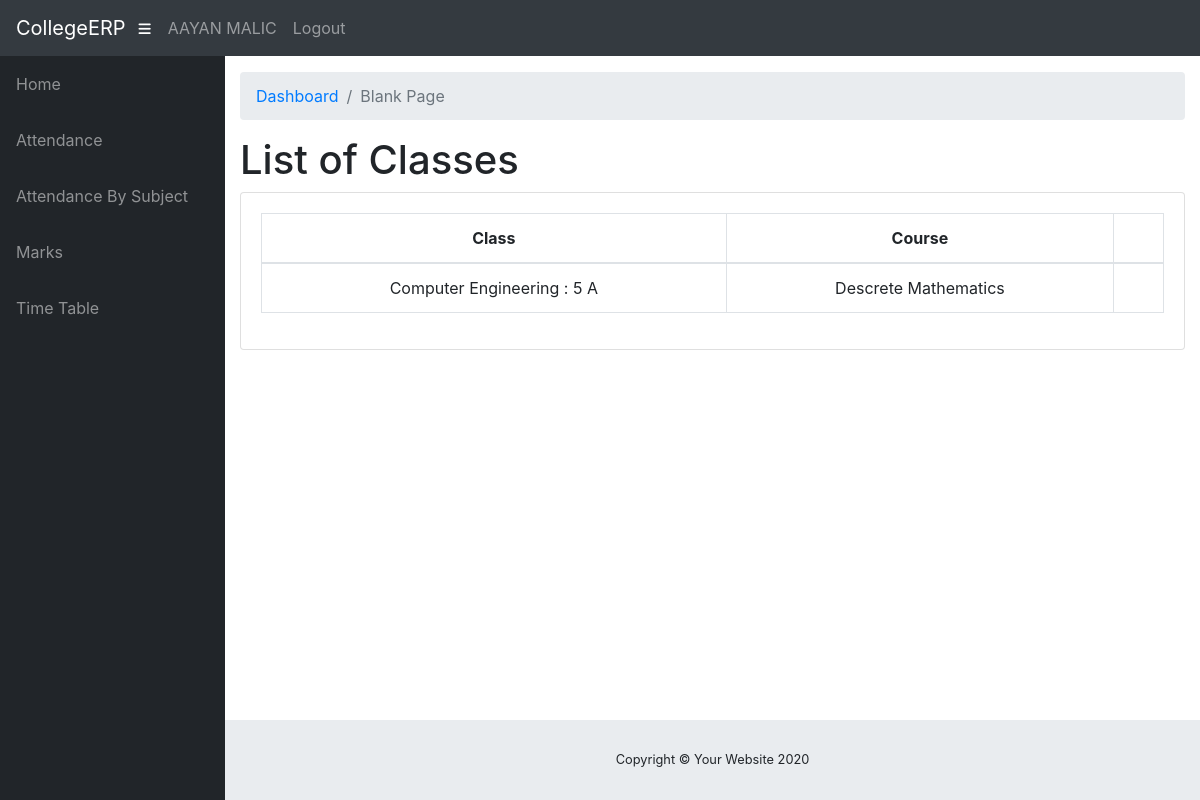
Screenshot of /teacher/CS_02/40/Classes/ (signed in) with the database file from the repository.
### info/models.py (models this page shows, shortened)
class User(AbstractUser):
    @property
    def is_student(self):
        if hasattr(self, 'student'):
            return True
        return False

class Student(models.Model):
    user = models.OneToOneField(User, on_delete=models.CASCADE, null=True)
    class_id = models.ForeignKey(Class, on_delete=models.CASCADE, default=1)
    USN = models.CharField(primary_key='True', max_length=100)
    name = models.CharField(max_length=200)
    sex = models.CharField(max_length=50, choices=sex_choice, default='Male')
    DOB = models.DateField(default='1998-01-01')

class Assign(models.Model):
    class_id = models.ForeignKey(Class, on_delete=models.CASCADE)
    course = models.ForeignKey(Course, on_delete=models.CASCADE)
    teacher = models.ForeignKey(Teacher, on_delete=models.CASCADE)
    class Meta:
        unique_together = (('course', 'class_id', 'teacher'),)

class Class(models.Model):
    id = models.CharField(primary_key='True', max_length=100)
    dept = models.ForeignKey(Dept, on_delete=models.CASCADE)
    section = models.CharField(max_length=100)
    sem = models.IntegerField()
    class Meta:
        verbose_name_plural = 'classes'
    def __str__(self):
        d = Dept.objects.get(name=self.dept)
        return '%s : %d %s' % (d.name, self.sem, self.section)

class Dept(models.Model):
    id = models.CharField(primary_key='True', max_length=100)
    name = models.CharField(max_length=200)
    def __str__(self):
        return self.name

class Course(models.Model):
    dept = models.ForeignKey(Dept, on_delete=models.CASCADE)
    id = models.CharField(primary_key='True', max_length=50)
    name = models.CharField(max_length=50)
    shortname = models.CharField(max_length=50, default='X')
    def __str__(self):
        return self.name

### info/views.py (the view)
# urls.py: path('teacher/<slug:teacher_id>/<int:choice>/Classes/', views.t_clas, name='t_clas'),
@login_required
def t_clas(request, teacher_id, choice):
    teacher1 = get_object_or_404(Teacher, id=teacher_id)
    return render(request, 'info/t_clas.html', {'teacher1': teacher1, 'choice': choice})

### info/templates/info/t_clas.html (shortened to what this page needs)
{% extends 'info/base.html' %}
{% block content %}
    <h1>List of Classes</h1>
    <div class="card mb-3">
            <div class="card-body">
              <div class="table-responsive">
                <table class="table table-bordered text-center" id="dataTable" width="100%" cellspacing="0">
                  <thead>
                    <tr>
                        <th>Class</th>
                        <th>Course</th>
                        <th></th>
                    </tr>
                  </thead>
                  <tbody>
                    {% for ass in teacher1.assign_set.all %}
                    <tr>
                        <td>{{ ass.class_id }}</td>
                        <td>{{ ass.course }}</td>
                        <td>
                        </td>
                    </tr>
                    {% empty %}
                            <p>teacher has no courses</p>
                    {% endfor %}
                  </tbody>
                </table>
              </div>
    </div>
{% endblock %}

### info/templates/info/base.html (shortened to what this page needs)
<!DOCTYPE html>
<html lang="en">
  <head>
      {% load static %}
    <link href="{% static '/info/bootstrap/vendor/bootstrap/css/bootstrap.min.css' %}" rel="stylesheet">
    <link href="{% static '/info/bootstrap/vendor/fontawesome-free/css/all.min.css' %}" rel="stylesheet" type="text/css">
    <link href="{% static '/info/bootstrap/vendor/datatables/dataTables.bootstrap4.css' %}" rel="stylesheet">
    <link href="{% static '/info/bootstrap/css/sb-admin.css' %}" rel="stylesheet">
  </head>
  <body id="page-top">
    <nav class="navbar navbar-expand navbar-dark bg-dark static-top">
      <a class="navbar-brand mr-1" href="{% url 'index' %}">CollegeERP</a>
      <button class="btn btn-link btn-sm text-white order-1 order-sm-0" id="sidebarToggle" href="#">
        <i class="fas fa-bars"></i>
      </button>
        <div class="collapse navbar-collapse" id="navbarResponsive">
            <div style="background-image: url(% static 'info/images/background.jpg' %);">
          <ul class="navbar-nav ml-auto">
            <li class="nav-item">
                {% if request.user.is_student %}
                    <a class="nav-link text-capitalize">{{ request.user.student.name }}</a>
                {% elif request.user.is_teacher %}
                    <a class="nav-link text-capitalize">{{ request.user.teacher.name }}</a>
                {% endif %}
            </li>
            <li class="nav-item">
                <a class="nav-link" href="#" data-toggle="modal" data-target="#logoutModal">Logout</a>
            </li>
          </ul>
        </div>
          </div>
    </nav>
    <div id="wrapper">
      <ul class="sidebar navbar-nav">
            <li class="nav-item">
              <a class="nav-link" href="{% url 'index' %}">
                <span>Home</span>
              </a>
            </li>
        {% if request.user.is_student %}
            <li class="nav-item">
              <a class="nav-link" href="{% url 'attendance' request.user.student.USN %}">
                <span>Attendance</span>
              </a>
            </li>
            <li class="nav-item">
              <a class="nav-link" href="{% url 'attendance' request.user.student.USN %}">
                <span>Attendance By Subject</span>
              </a>
            </li>
            <li class="nav-item">
              <a class="nav-link" href="{% url 'marks_list' request.user.student.USN %}">
                <span>Marks</span>
              </a>
            </li>
              <li class="nav-item">
              <a class="nav-link" href="{% url 'timetable' request.user.student.class_id_id %}">
                <span>Time Table</span>
              </a>
            </li>
        {% endif %}
      </ul>
      <div id="content-wrapper">
        <div class="container-fluid">
          <ol class="breadcrumb">
            <li class="breadcrumb-item">
              <a href="index.html">Dashboard</a>
            </li>
            <li class="breadcrumb-item active">Blank Page</li>
          </ol>
            {% block content %}
            {% endblock %}
        </div>
        <footer class="sticky-footer">
          <div class="container my-auto">
            <div class="copyright text-center my-auto">
              <span>Copyright © Your Website 2020</span>
            </div>
          </div>
        </footer>
      </div>
    </div>
  </body>
</html>

### rows the page displays
User: user.student.name "AAYAN MALIC"
Assign: class_id "Computer Engineering : 5 A", course "Descrete Mathematics"
